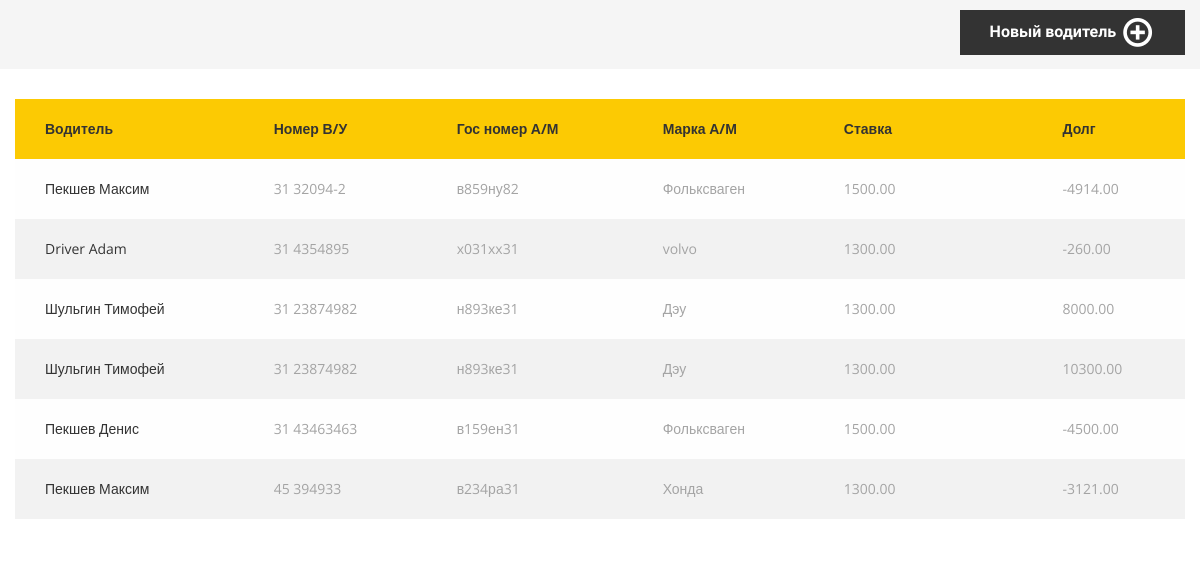
Before: / with the older database file.
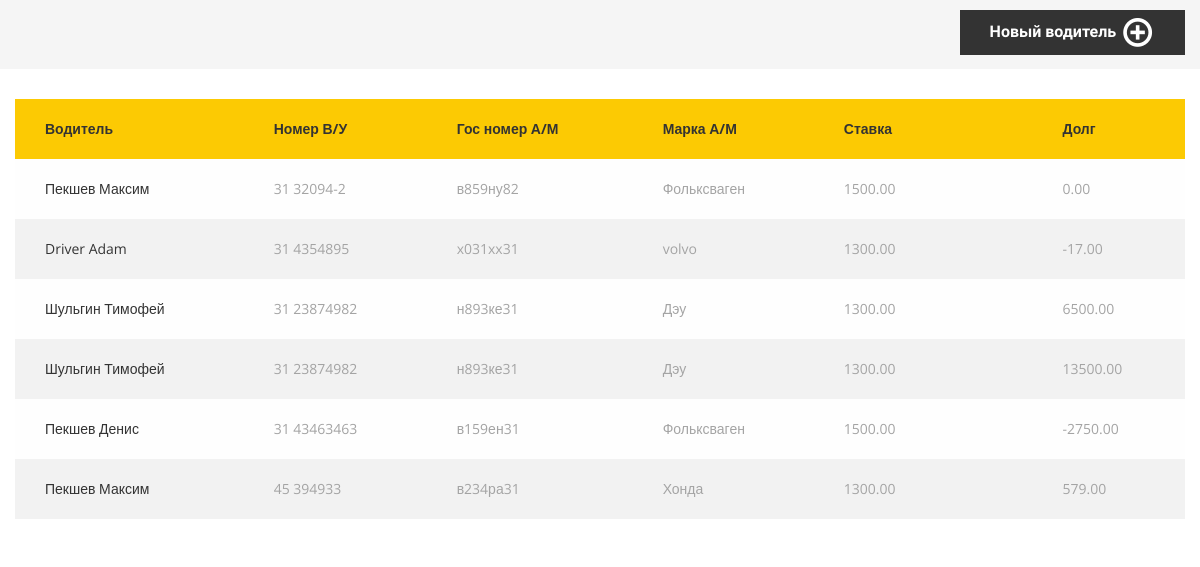
After: the same page with the newer database file.
### baseapp/models.py (models this page shows, shortened)
class Driver(models.Model):
	first_name		= models.CharField(max_length = 30, verbose_name = 'Имя')
	second_name		= models.CharField(max_length = 30, verbose_name = 'Фамилия')
	third_name		= models.CharField(max_length = 30, verbose_name = 'Отчество', blank=True, null=True)
	driver_license	= models.CharField(max_length = 15, verbose_name = 'Номер В/У', blank=True, null=True, default='')
	car_number		= models.CharField(max_length = 15, verbose_name = 'Номер А/М', blank=True, null=True, default='')
	car_model		= models.CharField(max_length = 30, verbose_name = 'Марка А/М', blank=True, null=True, default='')
	rate			= models.DecimalField(verbose_name = 'Ставка', max_digits=15, decimal_places=2, blank=True, null=True, default=0)
	slug 			= models.SlugField(max_length=10, verbose_name='Url', blank=True, db_index=True)
	debt			= models.DecimalField(verbose_name = 'Долг', max_digits=15, decimal_places=2)
	class Meta:
		verbose_name = 'Водитель'
		verbose_name_plural = 'Водители'

### baseapp/views.py (the view)
# urls.py: path('', 						show_index, name='show_index'),
def show_index(request):
	drivers = Driver.objects.all()
	context = {
		'drivers':drivers,
	}
	return render(request, 'baseapp/base.html', context)

### baseapp/templates/baseapp/base.html (shortened to what this page needs)
<!DOCTYPE html>
<html class="no-js">
<html>
	<head>
		{% load static %}
  		<link rel="stylesheet" href="{% static 'css/bootstrap.css' %}">
  		<link rel="stylesheet" href="{% static 'css/bootstrap.min.css' %}">
      <link rel="stylesheet" href="{% static 'css/bootstrap.min.css' %}">
      <link rel="stylesheet" href="{% static 'css/main.css' %}" id="color-switcher-link">
      <link rel="stylesheet" href="{% static 'css/animations.css' %}">
      <link rel="stylesheet" href="{% static 'css/fonts.css' %}">
 	</head>
 	<body>
 	{% block content %}
  <section class="ls ms ">
   <div class="container-fluid flex-row">
    <div class="row">
      <div class="col-lg-12 d-flex flex-row-reverse">
        <a class="theme_button" href="" data-toggle="modal" data-target="#addnewdriver">Новый водитель <i class="rt-icon2-add"></i></i></a>
      </div>
    </div>
  </div>
  <div class="container col-lg-12">
    <div class="row">
      <div class="col-lg-12">
        <table class="table_template darklinks table-hover">
          <thead class="thead-dark">
            <tr>
              <th>Водитель</th>
              <th>Номер В/У</th>
              <th>Гос номер А/М</th>
              <th>Марка А/М</th>
              <th>Ставка</th>
              <th></th>
              <th>Долг</th>
            </tr>
          </thead>
          <tbody>
            {% for driver in drivers %}
            <tr>
              <td><a href="{% url 'show_driver' slug=driver.slug %}">{{ driver.second_name}} {{ driver.first_name}}</a></td>
              <td>{{ driver.driver_license}}</td>
              <td>{{ driver.car_number}}</td>
              <td>{{ driver.car_model}}</td>
              <td>{{ driver.rate}}</td>
              <td></td>
              <td>{{ driver.debt}}</td>
            </tr>
            {% endfor %}
          </tbody>
        </table>
      </div>
    </div>
  </div>
</section>
 	{% endblock %}
 	</body>
</html>

Changed rows visible on the page:
changed Driver "в859ну82": debt "-4914.00" → "0.00"
changed Driver "Driver": debt "-260.00" → "-17.00"
changed Driver (number 3 of 6 on the later page): debt "8000.00" → "6500.00"
changed Driver (number 4 of 6 on the later page): debt "10300.00" → "13500.00"
changed Driver "Денис": debt "-4500.00" → "-2750.00"
changed Driver "в234ра31": debt "-3121.00" → "579.00"
